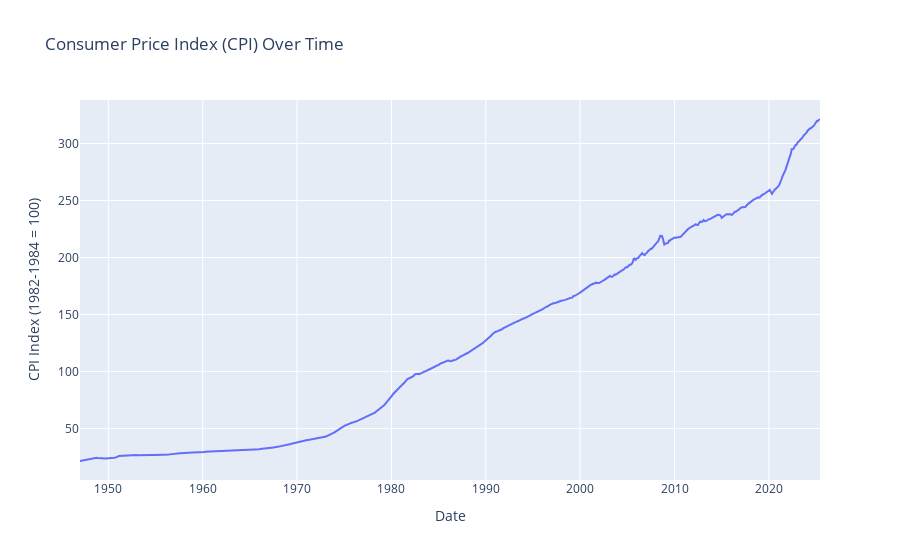

The cell this chart's notebook holds for it:
### Code cell
cpifig = px.line(df_cpi, x='Date', y='CPI', title='Consumer Price Index (CPI) Over Time')
cpifig.update_layout(yaxis_title='CPI Index (1982-1984 = 100)', xaxis_title='Date')

cpifig.show()

### Figure 1 — Plotly figure (JSON) as saved in the notebook; plotly's stock layout.template omitted (floating-point values rounded to 4 significant figures; data arrays with more than 128 entries replaced by an {"elided": "..."} marker saying what was removed)
{"data": [{"hovertemplate": "Date=%{x}<br>CPI=%{y}<extra></extra>", "legendgroup": "", "line": {"color": "#636efa", "dash": "solid"}, "marker": {"symbol": "circle"}, "mode": "lines", "name": "", "orientation": "v", "showlegend": false, "type": "scatter", "x": {"elided": "942 str values"}, "xaxis": "x", "y": {"elided": "942 float values"}, "yaxis": "y"}], "layout": {"legend": {"tracegroupgap": 0}, "title": {"text": "Consumer Price Index (CPI) Over Time"}, "xaxis": {"anchor": "y", "domain": [0, 1], "title": {"text": "Date"}}, "yaxis": {"anchor": "x", "domain": [0, 1], "title": {"text": "CPI Index (1982-1984 = 100)"}}}}
